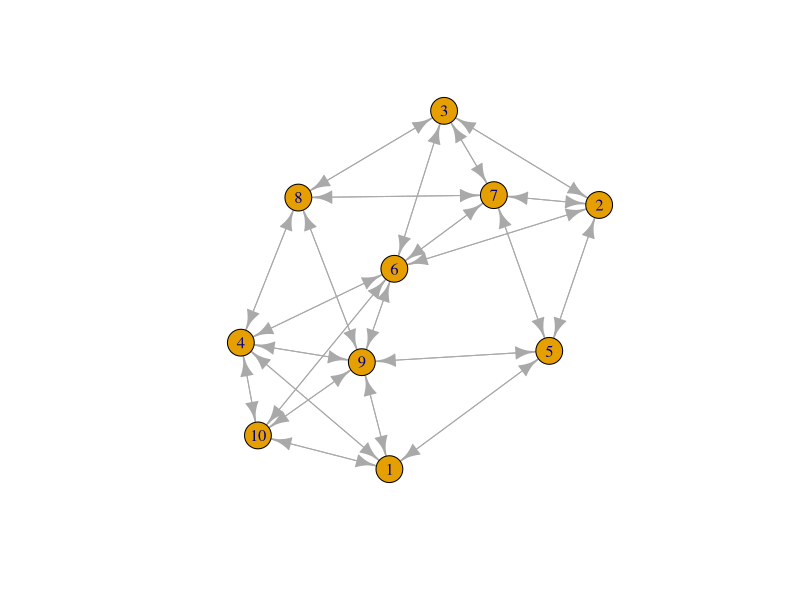
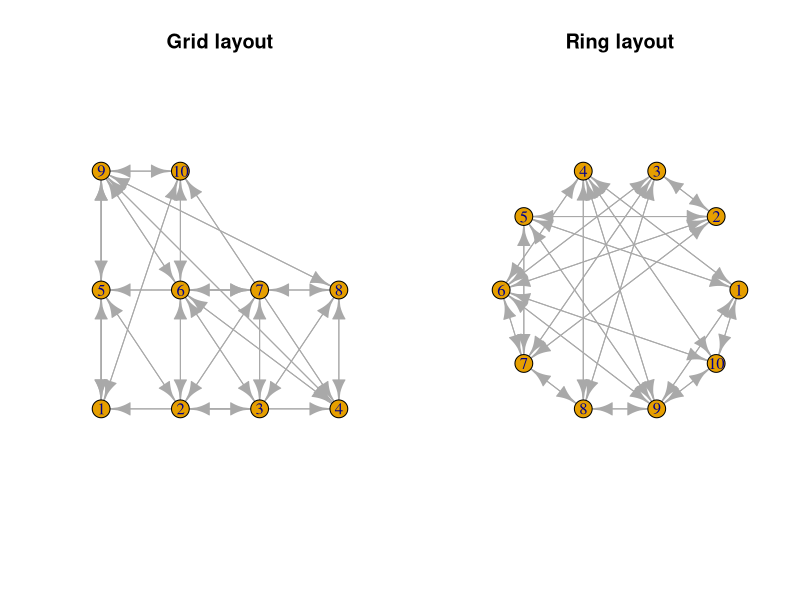
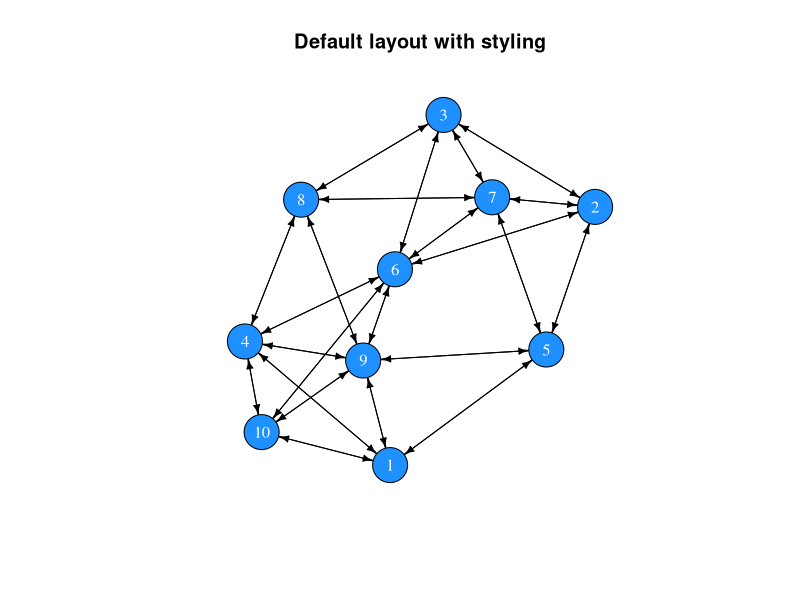
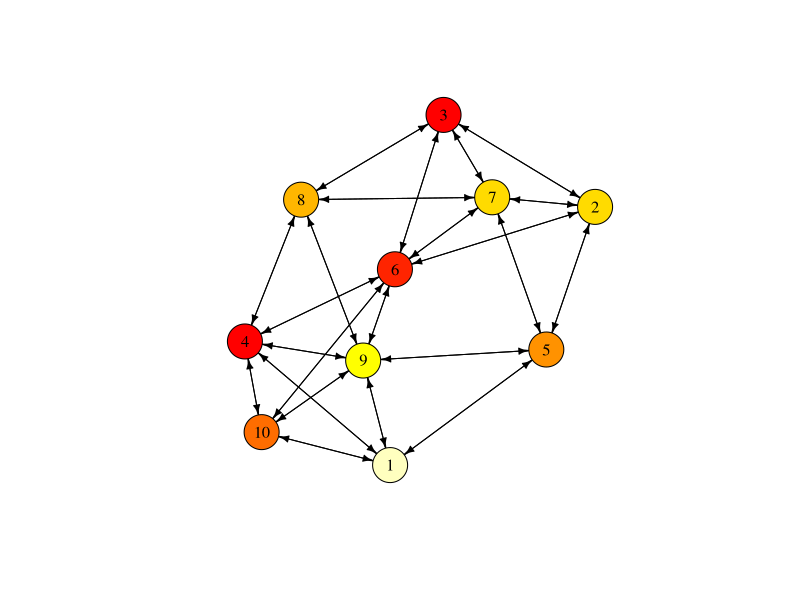
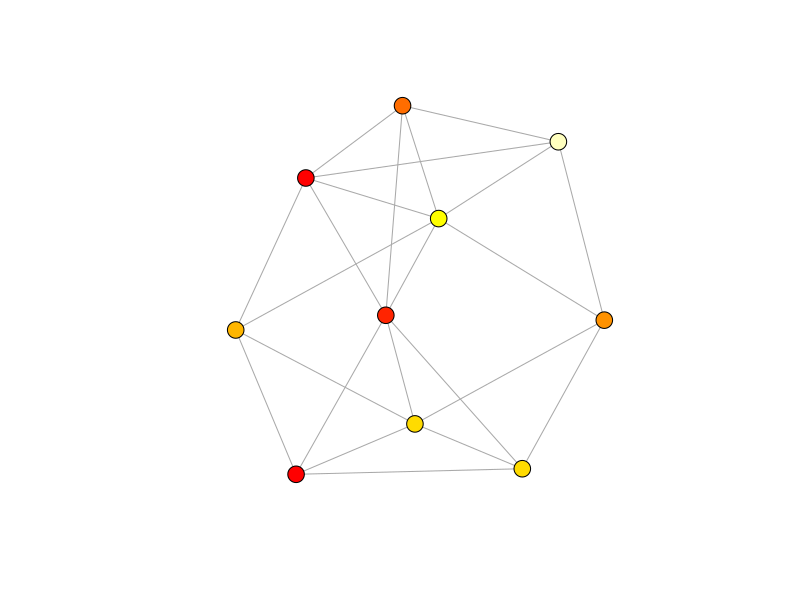
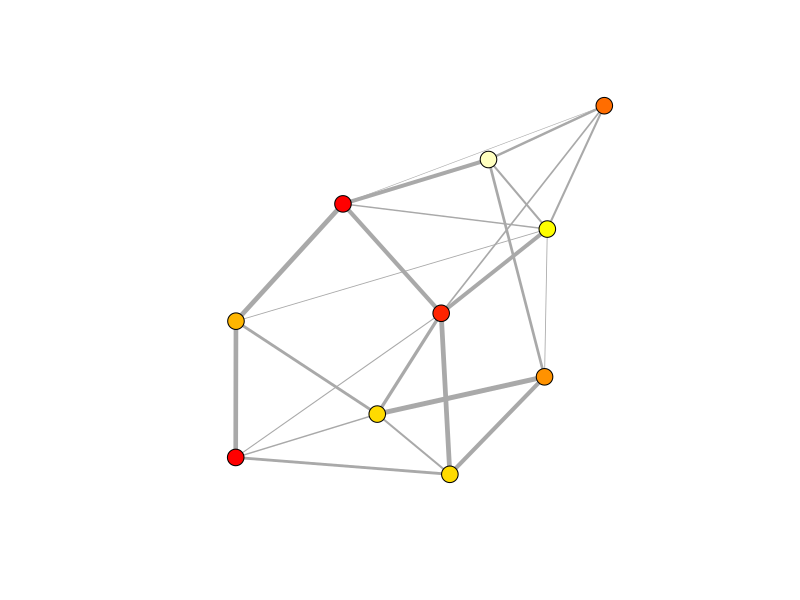

Write R code to recreate these figures, in order. (Note: this script raises an error after producing the figures.)
## ---- chunk 1
m <- matrix(c(0,1,1, 0,0,1, 1,1,0), nrow = 3, byrow = TRUE)
row.names(m) <- c("A", "B", "C")
colnames(m) <- c("A", "B", "C")
m
## ---- chunk 2
all(m[upper.tri(m)] == m[lower.tri(m)])
## ---- chunk 3
# Either
m[lower.tri(m)] <- t(m)[lower.tri(m)]
# or use m[2,1] <- 1
m
# Check whether the matrix is symmetric now:
all(m[upper.tri(m)] == m[lower.tri(m)])
## ---- chunk 4
n <- 10
adjm <- matrix(NA, ncol = n, nrow = n)
adjm
## ---- chunk 5
friendshipRatio <- 0.5

adjm[upper.tri(adjm)] <- sample(x = 0:1, 
                                size = n*(n-1)/2, 
                                replace = TRUE, 
                                prob = c(1-friendshipRatio, friendshipRatio))
adjm

# add the mirror image to the lower triangle
adjm[lower.tri(adjm)] <- t(adjm)[lower.tri(adjm)]
adjm

# replace diagonal (these indicate self-references) with zeros
diag(adjm) <- 0
adjm
## ---- chunk 6
library(igraph)
net <- graph_from_adjacency_matrix(adjm)
net
## ---- chunk 7
set.seed(1)
plot(net)
## ---- chunk 8
par(mfrow = c(1,2))
plot(net, layout = layout.grid(net), main = "Grid layout")
plot(net, layout = layout.circle(net), main = "Ring layout")
## ---- chunk 9
par(mfrow = c(1,1))
set.seed(1)
plot(net, 
     vertex.color = "dodgerblue", 
     vertex.label.color = "white",
     vertex.size = 20,
     edge.color = "black",
     edge.width = 1,
     edge.arrow.size = 0.5,
     main = "Default layout with styling")
## ---- chunk 10
# There is no age attribute set
V(net)$age

# Add an age attribute and randomly assign an age class
V(net)$age <- sample(x = 1:10, size = n, replace = TRUE)

# The network now has an age attribute
V(net)$age

V(net)$colour <- heat.colors(n = 10, rev = TRUE)[V(net)$age]

net
## ---- chunk 11
set.seed(1)
plot(net, 
     vertex.color = V(net)$colour, 
     vertex.label.color = "black",
     vertex.size = 20,
     edge.color = "black",
     edge.width = 1,
     edge.arrow.size = 0.5)
## ---- chunk 12
net <- as.undirected(net)
set.seed(1)
plot(net, 
     vertex.color = V(net)$colour, 
     vertex.label = "",
     vertex.size = 9,
     edge.width = 1,
     edge.arrow.size = 0.5)
## ---- chunk 13
# create a copy of the adjacency matrix
adjm2 <- adjm

# draw random values from a uniform distribution and replace the matrix entries that have a value of 1
adjm2[upper.tri(adjm2)] <- runif(n = sum(upper.tri(adjm2))) * adjm2[upper.tri(adjm2)]

# copy the mirror image to the lower triangle
adjm2[lower.tri(adjm2)] <- t(adjm2)[lower.tri(adjm2)]

# create the network
net2 <- graph_from_adjacency_matrix(adjm2, weighted = TRUE, mode = "undirected")
net2
## ---- chunk 14
V(net2)$age <- V(net)$age
V(net2)$colour <- V(net)$colour

plot(net2, 
     vertex.color = V(net2)$colour,
     vertex.label = "",
     vertex.size = 9,
     edge.width = E(net2)$weight*5,
     edge.arrow.size = 0.5)
## ---- chunk 15
# vertex information
V(net2)

# edge information
E(net2)
## ---- chunk 16
# vertex attributes
get.vertex.attribute(graph = net2)

# edge attributes
get.edge.attribute(net2)
## ---- chunk 17
# vertex count
vcount(net)

# edge count
ecount(net)
## ---- chunk 18
diameter(graph = net)
## ---- chunk 19
# average distance between any dyad
mean_distance(graph = net)
## ---- chunk 20
edge_density(graph = net)
## ---- chunk 21
reciprocity(graph = net)
## ---- chunk 22
transitivity(graph = net)
## ---- chunk 23
# number of edges that connected with each node
degree(graph = net)

# as we have an undirected network, the count of incoming and outgoing edges is identical
identical(degree(graph = net, mode = "in"), 
          degree(graph = net, mode = "out"))

# we can use the mean of all degree centralities as a general measure for the entire network
mean(degree(graph = net))
## ---- chunk 24
sort(strength(graph = net))
## ---- chunk 25
closeness(graph = net)
## ---- chunk 26
betweenness(graph = net)
## ---- chunk 27
eigen_centrality(graph = net)$vector
## ---- chunk 28
# set up vector that stores whether an individual possesses the latest gossip:
gossip_meter <- rep(FALSE, n)
gossip_meter

# choose a random individual to start gossiping
gossip_meter[sample(x = n, size = 1)] <- TRUE
gossip_meter

# choose an individual with gossip
if(sum(gossip_meter) == 1){
  gossip_provider <- which(gossip_meter)
} else {
  gossip_provider <- sample(x = which(gossip_meter), size = 1)
}

# choose a neighbour in the network
neighbours <- which(adjm[gossip_provider,] == 1)

# only execute if there is a neighbour
if(length(neighbours) > 0){
  # choose one neighbour if several are present
  if(length(neighbours) == 1){
    neighbour <- neighbours
  } else {
    neighbour <- sample(x = neighbours, size = 1)
  }
  # update gossip indicator of the neighbour
  gossip_meter[neighbour] <- TRUE
}
gossip_meter
## ---- chunk 29
mySample <- function(x, prob = NULL){
  if(length(x) == 1){
    return(x)
  } else {
    return(sample(x = x, size = 1, prob = prob))
  }
}
## ---- chunk 30
# total number of turns to loop over
Turns <- 50

# a matrix to record how many individuals have the gossip at time x
res <- tibble(turn = 1:Turns, gossipers = rep(0, Turns))

# set up gossip indicator
gossip_meter <- rep(FALSE, n)

# choose a random individual to start gossipping
gossip_meter[sample(x = n, size = 1)] <- TRUE

for(turns in 1:Turns){
  res[turns,2] <- sum(gossip_meter)/n
  # choose an individual with gossip
  gossip_provider <- mySample(which(gossip_meter))
  
  # choose a neighbour in the network
  neighbours <- which(adjm[gossip_provider,] == 1)
  
  # only execute if there is a neighbour
  if(length(neighbours) > 0){
    # choose one neighbour ...
    neighbour <- mySample(neighbours)
    # and update its gossip indicator
    gossip_meter[neighbour] <- TRUE
  }
}

# have a look at the time course
res$turn
## ---- chunk 31
# plot result
library(ggplot2)
ggplot(res) + 
  geom_line(aes(x = turn, y = gossipers)) +
  ylab("prop. of pop. with gossip") +
  theme_bw()
## ---- chunk 32
gossip_model_1 <- function(ADJM, TURNS, SIM = 1){
  n <- nrow(ADJM)
  # a matrix to record how many individuals have the gossip at time x
  res <- tibble(turn = 1:TURNS, gossipers = rep(0, TURNS))
  # set up gossip indicator
  gossip_meter <- rep(FALSE, n)
  # choose a random individual to start gossiping
  gossip_meter[sample(x = n, size = 1)] <- TRUE
  
  for(turns in 1:TURNS){
    res[turns,2] <- sum(gossip_meter)/n
    # choose an individual with gossip
    gossip_provider <- mySample(which(gossip_meter))
    # choose a neighbour in the network
    neighbours <- which(ADJM[gossip_provider,] == 1)
    # only execute if there is a neighbour
    if(length(neighbours) > 0){
      # choose one neighbour ...
      neighbour <- mySample(neighbours)
      # and update its gossip indicator
      gossip_meter[neighbour] <- TRUE
    }
  }
  res$simulation <- SIM
  return(res)
}
## ---- chunk 33
data <- do.call("rbind", lapply(1:100, function(sim){
  gossip_model_1(ADJM = adjm, TURNS = 100, SIM = sim)
}))
## ---- chunk 34
ggplot(data) + 
  geom_line(aes(x = turn, y = gossipers, group = simulation), alpha = .2) +
  ylab("prop. of pop. with gossip") +
  theme_bw()
## ---- chunk 35
create_network <- function(N, FRIENDSHIPRATIO){
  adjm <- matrix(0, ncol = N, nrow = N)
  adjm[upper.tri(adjm)] <- sample(x = 0:1, 
                                  size = N*(N-1)/2, 
                                  replace = TRUE, 
                                  prob = c(1-FRIENDSHIPRATIO, FRIENDSHIPRATIO))
  adjm[lower.tri(adjm)] <- t(adjm)[lower.tri(adjm)]
  return(adjm)
}
## ---- chunk 36
adjm_full <- create_network(N = n, FRIENDSHIPRATIO = 1)

data_full <- do.call("rbind", 
                     lapply(1:100, function(sim){
                       gossip_model_1(ADJM = adjm_full, TURNS = 100, SIM = sim)
                       })
                     )
## ---- chunk 37
data$type <- "colleague network"
data_full$type <- "fully connected"
data_combined <- rbind(data, data_full)

ggplot(data_combined) + 
  geom_point(aes(x = turn, y = gossipers, color = type), alpha = .05) +
  geom_smooth(aes(x = turn, y = gossipers, color = type)) +
  ylab("prop. of pop. with gossip") +
  theme_bw()
## ---- chunk 38
adjm_colleagues <- create_network(N = 25, FRIENDSHIPRATIO = .20)
adjm_full <- create_network(N = 25, FRIENDSHIPRATIO = 1)

data_colleagues <- do.call("rbind", lapply(1:100, function(sim){
  gossip_model_1(ADJM = adjm_colleagues, TURNS = 100, SIM = sim)
}))

data_full <- do.call("rbind", lapply(1:100, function(sim){
  gossip_model_1(ADJM = adjm_full, TURNS = 100, SIM = sim)
}))
## ---- chunk 39
data_colleagues$type <- "colleague network"
data_full$type <- "fully connected"
data_combined2 <- rbind(data_full, data_colleagues)

ggplot(data_combined2) + 
  geom_point(aes(x = turn, y = gossipers, color = type), alpha = .05) +
  geom_smooth(aes(x = turn, y = gossipers, color = type)) +
  ylab("prop. of pop. with gossip") +
  theme_bw()
## ---- chunk 40
gossip_model_2 <- function(ADJM, PROP, TURNS, SIM = 1){
  n <- nrow(ADJM)
  # set up gossip indicator
  gossip_meter <- rep(F, n)
  # choose a random individual to start gossipping
  gossip_meter[sample(x = n, size = 1)] <- TRUE
  
  timestep <- NA
  for(turns in 1:TURNS){
    # record the time step when a defined proportion of the population has the gossip
    if(sum(gossip_meter)/n >= PROP & is.na(timestep)){
      timestep <- turns 
    }
    # choose an individual with gossip
    gossip_provider <- mySample(which(gossip_meter))
    # choose a neighbour in the network
    neighbours <- which(ADJM[gossip_provider,] == 1)
    # only execute if there is a neighbour
    if(length(neighbours)>0){
      # choose one neighbour ...
      neighbour <- mySample(neighbours)
      # and update its gossip indicator
      gossip_meter[neighbour] <- TRUE
    }
  }
  # if PROP is not reached, return the maximum value
  if(is.na(timestep)){
    timestep <- TURNS
  }
  return(timestep)
}
## ---- chunk 41
adjm <- create_network(N = 50, FRIENDSHIPRATIO = .25)
gossip_model_2(ADJM = adjm, PROP = .75, TURNS = 100, SIM = 1)
## ---- chunk 42
parameters <- expand.grid(groupSize = c(10,50),#c(10,30,50,70,90),
                          reconnections = c(0,.01,.05,.1,.5,1),
                          repetition = 1:50)
tmp <- lapply(1:nrow(parameters), function(p){
  net <- watts.strogatz.game(dim = 1, size = parameters[p,"groupSize"], nei = 2, 
                             p = parameters[p,"reconnections"], loops = FALSE, 
                             multiple = FALSE)
  adjm <- get.adjacency(net)
  model <- gossip_model_2(ADJM = adjm, PROP = .5, TURNS = 500, 
                          SIM = parameters[p,"repetition"])
  tibble(time = model, 
             degree = mean(degree(net)), 
             path = average.path.length(net))
})

tmp2 <- do.call("rbind", tmp)
parameters <- cbind(parameters, tmp2)
## ---- chunk 43
library(tidyverse)
parameters %>% 
  group_by(groupSize, reconnections) %>% 
  summarise(meanTime = mean(time), 
            meanDegree = mean(degree),
            meanPath = mean(path)) -> data
## ---- chunk 44
parameters$groupSize <- factor(parameters$groupSize)

ggplot(parameters, aes(x = reconnections, y = degree, col = groupSize)) + 
  geom_jitter(height = .01, alpha = .5) +
  scale_y_continuous(limits = c(3.5,4.5)) +
  xlab("prob. of reconnection") +
  ylab("average degree") +
  theme_bw()
## ---- chunk 45
ggplot(parameters, aes(x = reconnections, y = path, col = groupSize)) + 
  geom_point() + 
  xlab("prob. of reconnection") +
  ylab("average path length") +
  theme_bw()
## ---- chunk 46
ggplot(parameters, aes(x = path, y = time, col = groupSize)) + 
  geom_point(alpha = .33) + 
  xlab("average path length") +
  ylab("time") +
  theme_bw()
## ---- chunk 47
informationSpread <- function(ADJM, MODE = "simple", ROUNDS = 100, CONTACTS = 1){
  N <- nrow(ADJM)
  
  # set up behaviour
  behaviour <- rep(F, N)
  behaviour[sample(N,size = 10)] <- TRUE
  
  # recording data
  fraction <- rep(0, ROUNDS)
  
  # loop
  for(round in 1:ROUNDS){
    # record
    fraction[round] <- sum(behaviour)/N
    
    # pick random individual
    focal <- sample(x = N, size = 1)
    # who are its neighbours
    neigh <- adjm[focal, ] == 1
    
    if(sum(behaviour[neigh]) >= CONTACTS){
      behaviour[focal] <- TRUE
    }
    
  }
  return(tibble(mode = MODE, 
                frac = fraction, 
                round = 1:ROUNDS))
}

# Simulations with clustered (lattice) networks
net <- watts.strogatz.game(size = 10, dim = 2, nei = 2, p = .01)
adjm <- as.matrix(get.adjacency(net))
clu <- informationSpread(ADJM = adjm, MODE = "simple", ROUNDS = 1000, CONTACTS = 1)
clu$network <- "clustered"

# Simulations with random (small world) networks
net2 <- erdos.renyi.game(n = 100, p.or.m = 600, type = "gnm", directed = FALSE, loops = FALSE)
adjm2 <- as.matrix(get.adjacency(net2))
rand <- informationSpread(ADJM = adjm2, MODE = "simple", ROUNDS = 1000, CONTACTS = 1)
rand$network <- "random"

res <- rbind(clu, rand)
## ---- chunk 48
ggplot(res) + 
  geom_line(aes(x = round, y = frac, col = network, linetype = mode), size = .9) + 
  theme_bw()
## ---- chunk 49
# for repeated interactions 
informationSpread <- function(NET, MODE = "simple", ROUNDS = 100, CONTACTS = 1){
  if(NET == "clustered"){
    net <- watts.strogatz.game(size = 10, dim = 2, nei = 2, p = .01, loops = FALSE, multiple = FALSE)
  } else if(NET == "random"){
    net <- erdos.renyi.game(n = 100, p.or.m = 600, type = "gnm", directed = FALSE, loops = FALSE)
  }
 adjm <- as.matrix(get.adjacency(net)) 
 
  N <- nrow(adjm)
  
  # set up behaviour
  behaviour <- rep(F, N)
  behaviour[sample(N,size = 10)] <- TRUE
  
  # recording data
  fraction <- rep(0, ROUNDS)
  
  # loop
  for(round in 1:ROUNDS){
    # record
    fraction[round] <- sum(behaviour)/N
    
    # pick random individual
    focal <- sample(x = N, size = 1)
    # who are its neighbours
    neigh <- adjm[focal, ] == 1
    
    if(sum(behaviour[neigh]) >= CONTACTS){
      behaviour[focal] <- TRUE
    }
    
  }
  return(tibble(network = NET, 
                mode = MODE, 
                frac = fraction, 
                round = 1:ROUNDS))
}

# repeated runs
reps <- 10

# simulte complex and simple contagion for clustered networks
set.seed(11)
clu_simple <- do.call("rbind", 
                      lapply(1:reps, function(x) informationSpread(NET = "clustered", 
                                     ROUNDS = 1000, CONTACTS = 1, MODE = "simple")))
clu_comp <- do.call("rbind", 
                    lapply(1:reps, function(x) informationSpread(NET = "clustered", 
                                     ROUNDS = 1000, CONTACTS = 4, MODE = "complex")))
clu <- rbind(clu_simple, clu_comp)

# simulte complex and simple contagion for random networks
rand_simple <- do.call("rbind", 
                       lapply(1:reps, function(x) informationSpread(NET = "random", 
                                      ROUNDS = 1000, CONTACTS = 1, MODE = "simple")))
rand_comp <- do.call("rbind", 
                     lapply(1:reps, function(x) informationSpread(NET = "random", 
                                      ROUNDS = 1000, CONTACTS = 4, MODE = "complex")))
rand <- rbind(rand_simple, rand_comp)

# combine results
res <- rbind(clu, rand)
## ---- chunk 50
ggplot(res) + 
  stat_smooth(aes(x = round, y = frac, col = network, 
                  linetype = mode), size = .9, se = T) +
  ylab("Proportion of individuals with information") +
  xlab("Round") + 
  theme_bw()
